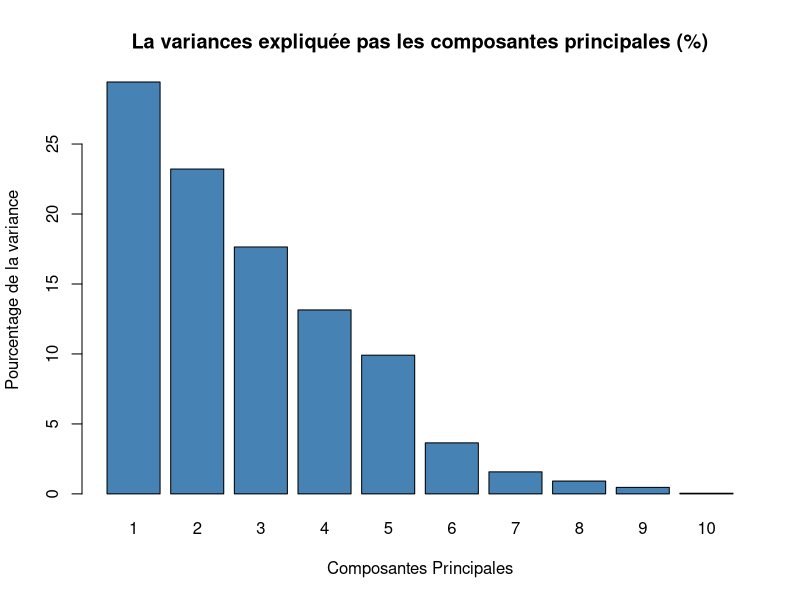

Reproduce this figure in R.
## ---- chunk 1
knitr::opts_chunk$set(echo = TRUE)
library(Hmisc)
library(FactoMineR)
## ---- chunk 2
donnees = read.csv("dataTP2.csv",header = TRUE,sep=";", dec=".")
## ---- chunk 3
summary(donnees)
## ---- chunk 4
rcorr(as.matrix(donnees[-1]))
## ---- chunk 5
donnees.ca = CA(donnees[-1],ncp=4,graph=FALSE)
## ---- chunk 6
# Nombre de composantes principales
donnees.ca$eig

barplot(donnees.ca$eig[, 2], 
        names.arg = 1:nrow(donnees.ca$eig), 
        main = "La variances expliquée pas les composantes principales (%)",
        xlab = "Composantes Principales",
        ylab = "Pourcentage de la variance",
        col ="steelblue")
mean(donnees.ca$eig[,1])
## ---- chunk 7
donnees.ca$col$contrib
## ---- chunk 8
donnees.ca$col$cos2
## ---- chunk 9
donnees.ca$col$coord
